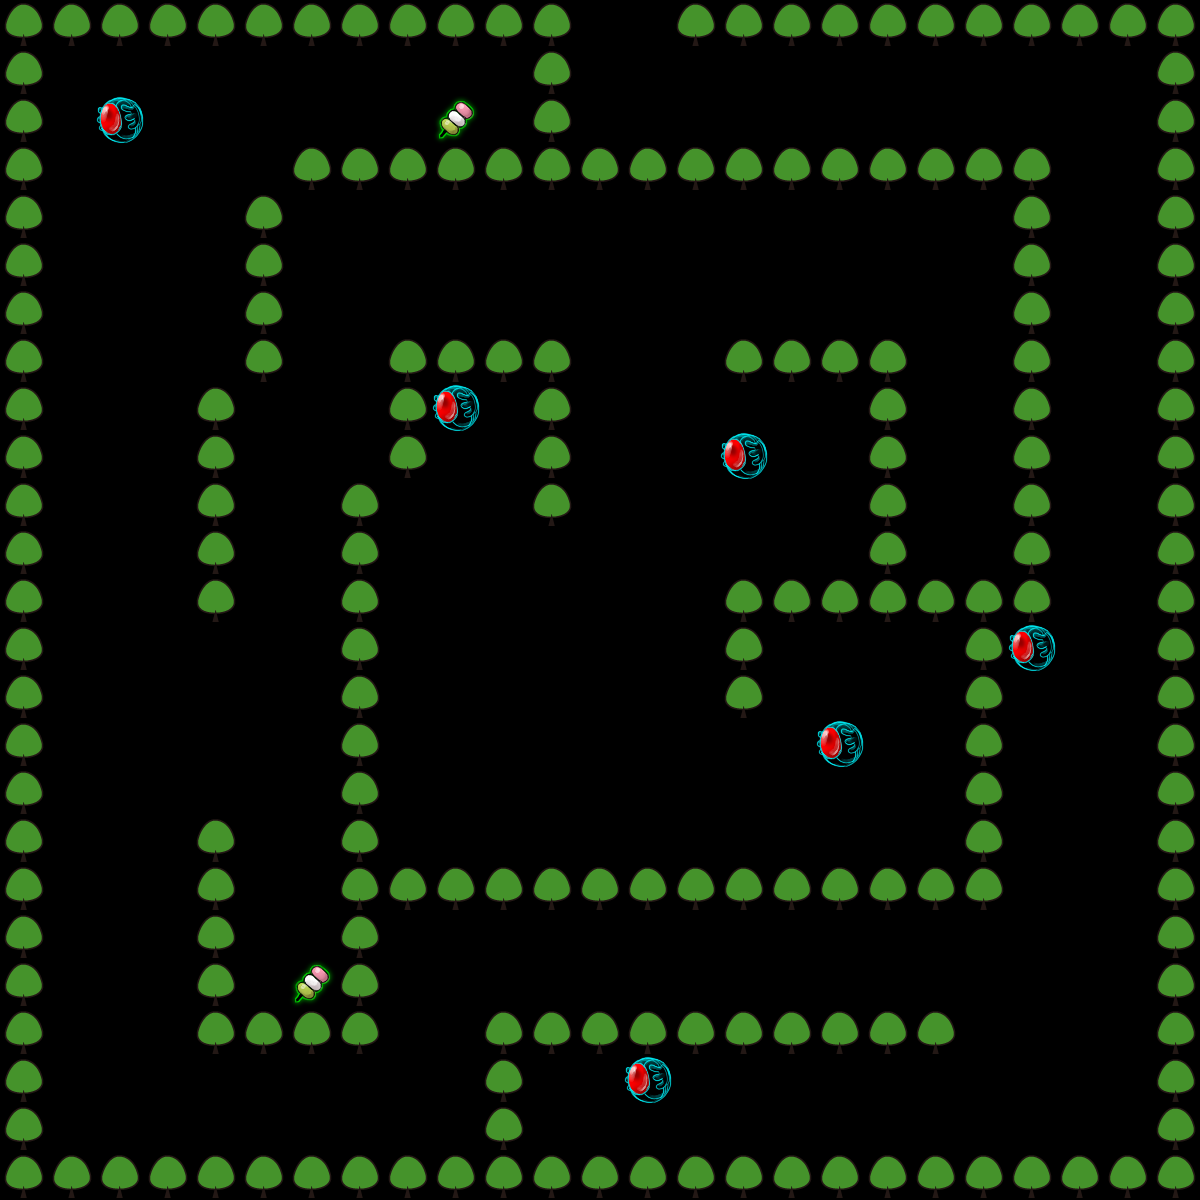

The image is a tile-based game level rendered from a .tmx file. Its description and source (layers, tilesets, objects; grid data summarised) follow:
An orthogonal 25x25 tile map with 48x48 px tiles, 2 tile layers (Terrain, Object), 2 tilesets.

<map version="1.0" orientation="orthogonal" renderorder="right-down" width="25" height="25" tilewidth="48" tileheight="48" nextobjectid="1">
 <tileset firstgid="1" source="object.tsx" />
 <tileset firstgid="6" source="terrain.tsx" />
 <layer name="Terrain" width="25" height="25">
  <data>[625 cells, 204 non-empty, 1 distinct tile ids]</data>
 </layer>
 <layer name="Object" width="25" height="25">
  <data>[625 cells, 8 non-empty, 2 distinct tile ids]</data>
 </layer>
</map>
